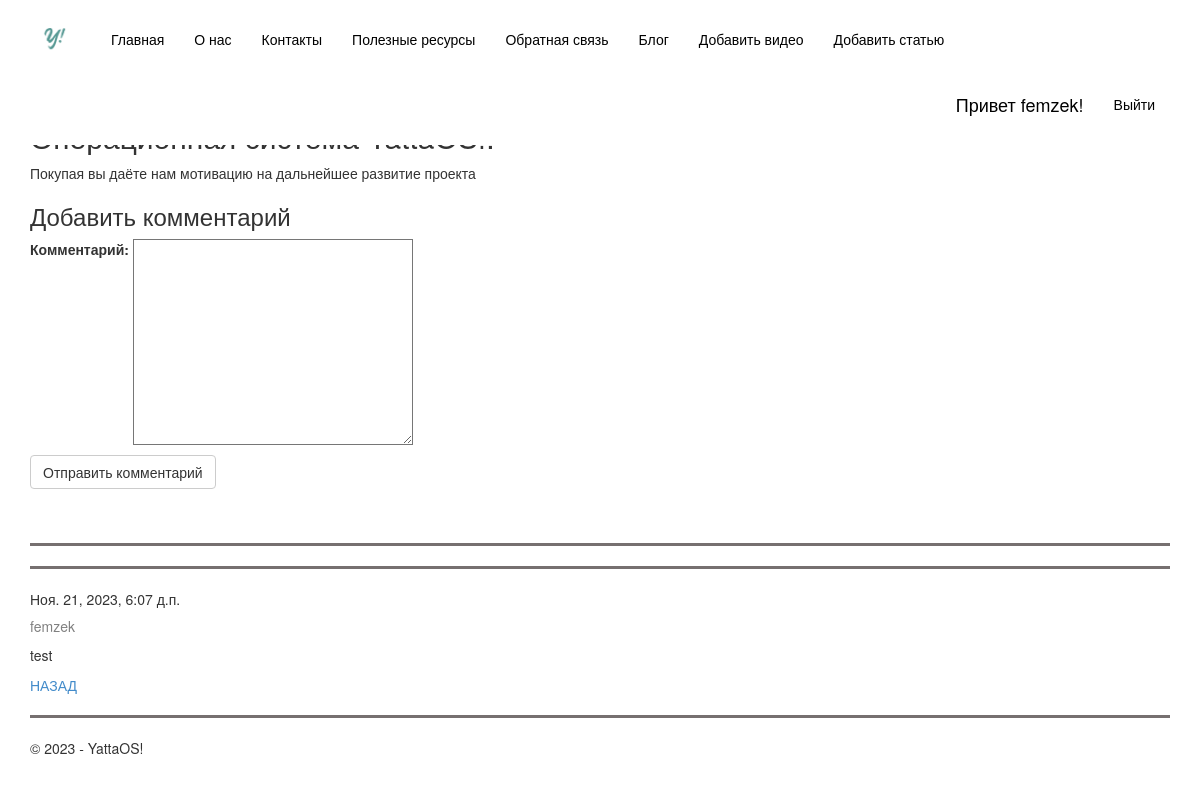
The page /blogpost/3/ (signed in) on the database its author committed.
### app/models.py (models this page shows, shortened)
class Blog(models.Model):
    title = models.CharField(max_length = 100, unique_for_date = "posted", verbose_name = "Заголовок")
    description = models.TextField(verbose_name = "Краткое содержание")
    content = models.TextField(verbose_name = "Полное содержание")
    posted = models.DateTimeField(default = datetime.now(), db_index = True, verbose_name = "Опубликована")
    author = models.ForeignKey(User, null=True, blank=True, on_delete = models.SET_NULL, verbose_name = "Автор")
    image = models.FileField(default = 'temp.jpg', verbose_name= "Путь к картинке")
    class Meta:
        db_table = "Posts"
        ordering = ["-posted"]
        verbose_name = "статья блога"
        verbose_name_plural = "статьи блога"

class Comment(models.Model):
    text = models.TextField(verbose_name = "Текст комментария")
    date = models.DateTimeField(default = datetime.now(), db_index = True, verbose_name = "Дата комментария")
    author = models.ForeignKey(User, on_delete = models.CASCADE, verbose_name = "Автор комментария")
    post = models.ForeignKey(Blog, on_delete = models.CASCADE, verbose_name = "Статья комментария")
    class Meta:
        db_table = "Comment"
        ordering = ["-date"]
        verbose_name = "Комментарии к статье блога"
        verbose_name_plural = "Комментарии к статьям блога"

### app/views.py (the view)
# urls.py: path('blogpost/<int:parametr>/', views.blogpost, name='blogpost'),
def blogpost(request, parametr):
    assert isinstance(request, HttpRequest)
    post_1 = Blog.objects.get(id=parametr)
    comments = Comment.objects.filter(post=parametr)
    if request.method == "POST":
        form = CommentForm(request.POST)
        if form.is_valid():
            comment_f = form.save(commit=False)
            comment_f.author = request.user
            comment_f.date = datetime.now()
            comment_f.post = Blog.objects.get(id=parametr)
            comment_f.save()
            return redirect('blogpost', parametr=post_1.id)
    else:
        form = CommentForm()
    return render (
        request,
        'app/blogpost.html',
        {
            'post_1':post_1,
            'comments':comments,
            'form':form,
            'year':datetime.now().year,
        }
    )

### app/forms.py
class CommentForm(forms.ModelForm):
    class Meta:
        model = Comment
        fields = ('text',)
        labels = {'text': "Комментарий"}

### app/templates/app/blogpost.html (shortened to what this page needs)
﻿{% extends "app/layout.html" %}
{% block content %}
<h2>{{ post_1.title }}.</h2>
<p> {{ post_1.content|linebreaksbr }} </p>
{% if user.is_authenticated %}
<h3>Добавить комментарий</h3>
<form method="POST">
    <div>
        {{ form.as_p }}
        <button type="submit" class="save btn btn-default"> Отправить комментарий </button>
    </div>
</form>
{% else %}
<h3> Для добавления своего комментария, пожалуйста, авторизуйтесь </h3>
{% endif %}
<br />
<hr />
{% for comment in comments %}
<hr />
<h7> {{ comment.date }} </h7>
<h5> {{ comment.author }} </h5>
<p> {{ comment.text|linebreaksbr }} </p>
{% endfor %}
<p><a href="{% url 'blog' %}">НАЗАД</a></p>
{% endblock %}

### app/templates/app/loginpartial.html (shortened to what this page needs)
﻿{% if user.is_authenticated %}
<form id="logoutForm" action="/logout/" method="post" class="navbar-right">
    <ul class="nav navbar-nav navbar-right">
        <li><span class="navbar-brand">Привет {{ user.username }}!</span></li>
        <li><a href="javascript:document.getElementById('logoutForm').submit()">Выйти</a></li>
    </ul>
</form>
{% else %}
<ul class="nav navbar-nav navbar-right">
    <li><a href="{% url 'login' %}">Войти</a></li>
</ul>
{% endif %}

### app/static/app/content/site.css (style rules this page uses)
body { padding-top: 80px; padding-bottom: 20px; }
input, select, textarea { max-width: 280px; }
h5 { color: gray; }

### rows shown on the page
Blog: content "Покупая вы даёте нам мотивацию на дальнейшее развитие проекта"
Comment: date "Ноя. 21, 2023, 6:07 д.п.", author "femzek", text "test"

### other values the page prints
{{ user.username }} "femzek"
